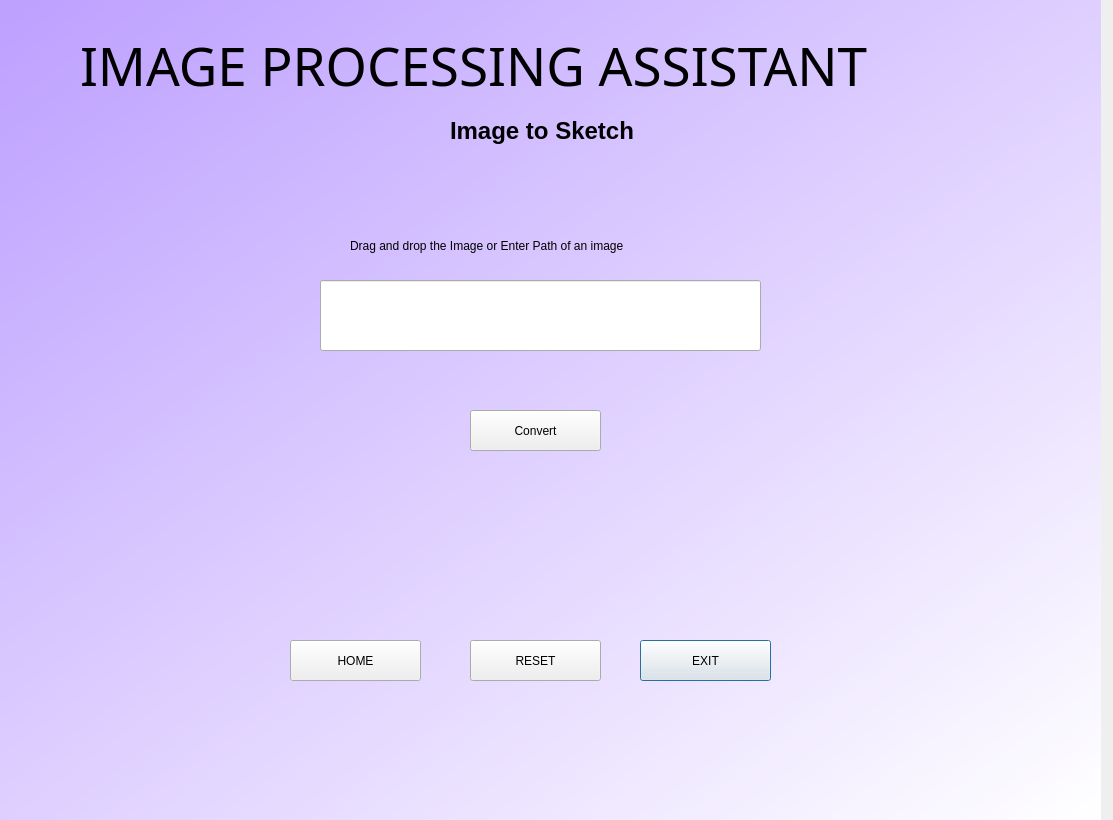
<?xml version="1.0" encoding="UTF-8"?>
<ui version="4.0">
 <class>Dialog</class>
 <widget class="QDialog" name="Dialog">
  <property name="geometry">
   <rect>
    <x>0</x>
    <y>0</y>
    <width>1113</width>
    <height>820</height>
   </rect>
  </property>
  <property name="windowTitle">
   <string>Dialog</string>
  </property>
  <widget class="QPushButton" name="pushButton_9">
   <property name="geometry">
    <rect>
     <x>640</x>
     <y>640</y>
     <width>131</width>
     <height>41</height>
    </rect>
   </property>
   <property name="styleSheet">
    <string notr="true"/>
   </property>
   <property name="text">
    <string>EXIT</string>
   </property>
  </widget>
  <widget class="QLabel" name="label">
   <property name="geometry">
    <rect>
     <x>450</x>
     <y>100</y>
     <width>351</width>
     <height>61</height>
    </rect>
   </property>
   <property name="font">
    <font>
     <pointsize>18</pointsize>
     <weight>75</weight>
     <bold>true</bold>
    </font>
   </property>
   <property name="mouseTracking">
    <bool>false</bool>
   </property>
   <property name="layoutDirection">
    <enum>Qt::LeftToRight</enum>
   </property>
   <property name="autoFillBackground">
    <bool>false</bool>
   </property>
   <property name="styleSheet">
    <string notr="true">border-radius:50px;</string>
   </property>
   <property name="text">
    <string>Image to Sketch</string>
   </property>
  </widget>
  <widget class="QPushButton" name="pushButton_8">
   <property name="geometry">
    <rect>
     <x>470</x>
     <y>640</y>
     <width>131</width>
     <height>41</height>
    </rect>
   </property>
   <property name="styleSheet">
    <string notr="true"/>
   </property>
   <property name="text">
    <string>RESET</string>
   </property>
  </widget>
  <widget class="QPushButton" name="pushButton_11">
   <property name="geometry">
    <rect>
     <x>470</x>
     <y>410</y>
     <width>131</width>
     <height>41</height>
    </rect>
   </property>
   <property name="styleSheet">
    <string notr="true"/>
   </property>
   <property name="text">
    <string>Convert</string>
   </property>
  </widget>
  <widget class="QPushButton" name="mic">
   <property name="geometry">
    <rect>
     <x>480</x>
     <y>450</y>
     <width>111</width>
     <height>151</height>
    </rect>
   </property>
   <property name="font">
    <font>
     <family>Eras Demi ITC</family>
     <pointsize>12</pointsize>
     <weight>50</weight>
     <italic>false</italic>
     <bold>false</bold>
     <stylestrategy>NoAntialias</stylestrategy>
    </font>
   </property>
   <property name="cursor">
    <cursorShape>OpenHandCursor</cursorShape>
   </property>
   <property name="autoFillBackground">
    <bool>false</bool>
   </property>
   <property name="styleSheet">
    <string notr="true">font: 12pt &quot;Eras Demi ITC&quot;;

border-radius:55px;</string>
   </property>
   <property name="text">
    <string/>
   </property>
   <property name="icon">
    <iconset>
     <normaloff>mic.png</normaloff>mic.png</iconset>
   </property>
   <property name="iconSize">
    <size>
     <width>50</width>
     <height>50</height>
    </size>
   </property>
   <property name="checkable">
    <bool>true</bool>
   </property>
   <property name="autoRepeatInterval">
    <number>107</number>
   </property>
   <property name="default">
    <bool>false</bool>
   </property>
  </widget>
  <widget class="QLabel" name="label_3">
   <property name="geometry">
    <rect>
     <x>350</x>
     <y>230</y>
     <width>421</width>
     <height>31</height>
    </rect>
   </property>
   <property name="styleSheet">
    <string notr="true">font: 12pt &quot;MS Shell Dlg 2&quot;;</string>
   </property>
   <property name="text">
    <string>Drag and drop the Image or Enter Path of an image</string>
   </property>
  </widget>
  <widget class="QLineEdit" name="lineEdit">
   <property name="geometry">
    <rect>
     <x>320</x>
     <y>280</y>
     <width>441</width>
     <height>71</height>
    </rect>
   </property>
  </widget>
  <widget class="QLabel" name="label_2">
   <property name="geometry">
    <rect>
     <x>80</x>
     <y>0</y>
     <width>1051</width>
     <height>131</height>
    </rect>
   </property>
   <property name="font">
    <font>
     <family>Cooper Black</family>
     <pointsize>40</pointsize>
     <weight>50</weight>
     <italic>false</italic>
     <bold>false</bold>
    </font>
   </property>
   <property name="mouseTracking">
    <bool>false</bool>
   </property>
   <property name="layoutDirection">
    <enum>Qt::LeftToRight</enum>
   </property>
   <property name="autoFillBackground">
    <bool>false</bool>
   </property>
   <property name="styleSheet">
    <string notr="true">border-radius:50px;
font: 40pt &quot;Cooper Black&quot;;


</string>
   </property>
   <property name="text">
    <string>IMAGE PROCESSING ASSISTANT</string>
   </property>
  </widget>
  <widget class="QPushButton" name="home">
   <property name="geometry">
    <rect>
     <x>290</x>
     <y>640</y>
     <width>131</width>
     <height>41</height>
    </rect>
   </property>
   <property name="styleSheet">
    <string notr="true">border-color: rgb(170, 0, 255);</string>
   </property>
   <property name="text">
    <string>HOME</string>
   </property>
  </widget>
  <widget class="QWidget" name="widget" native="true">
   <property name="geometry">
    <rect>
     <x>-20</x>
     <y>-10</y>
     <width>1121</width>
     <height>831</height>
    </rect>
   </property>
   <property name="styleSheet">
    <string notr="true">background-color: qlineargradient(spread:pad, x1:0, y1:0, x2:1, y2:1, stop:0 rgba(188, 158, 255, 255), stop:1 rgba(255, 255, 255, 255));</string>
   </property>
  </widget>
  <zorder>widget</zorder>
  <zorder>pushButton_9</zorder>
  <zorder>label</zorder>
  <zorder>pushButton_8</zorder>
  <zorder>pushButton_11</zorder>
  <zorder>mic</zorder>
  <zorder>label_3</zorder>
  <zorder>lineEdit</zorder>
  <zorder>label_2</zorder>
  <zorder>home</zorder>
 </widget>
 <resources/>
 <connections/>
</ui>
